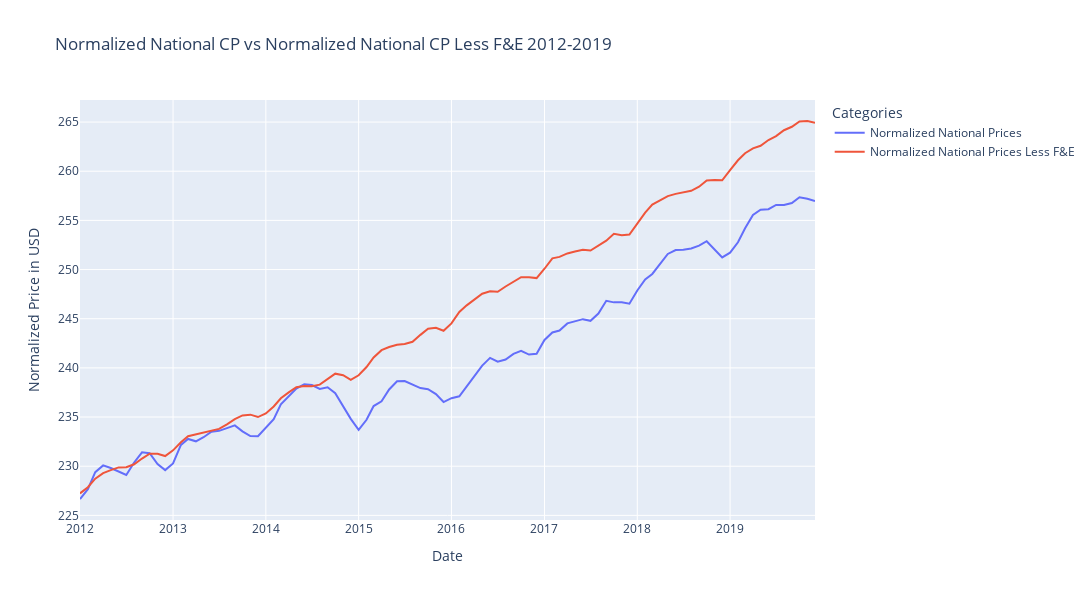

The code cell stored with this chart in its notebook:
### Code cell
# Store plotly line plot
plotly_line_plot_2 = get_show_px_fig(national_2010s_df, "Normalized National CP vs Normalized National CP Less F&E 2012-2019")
